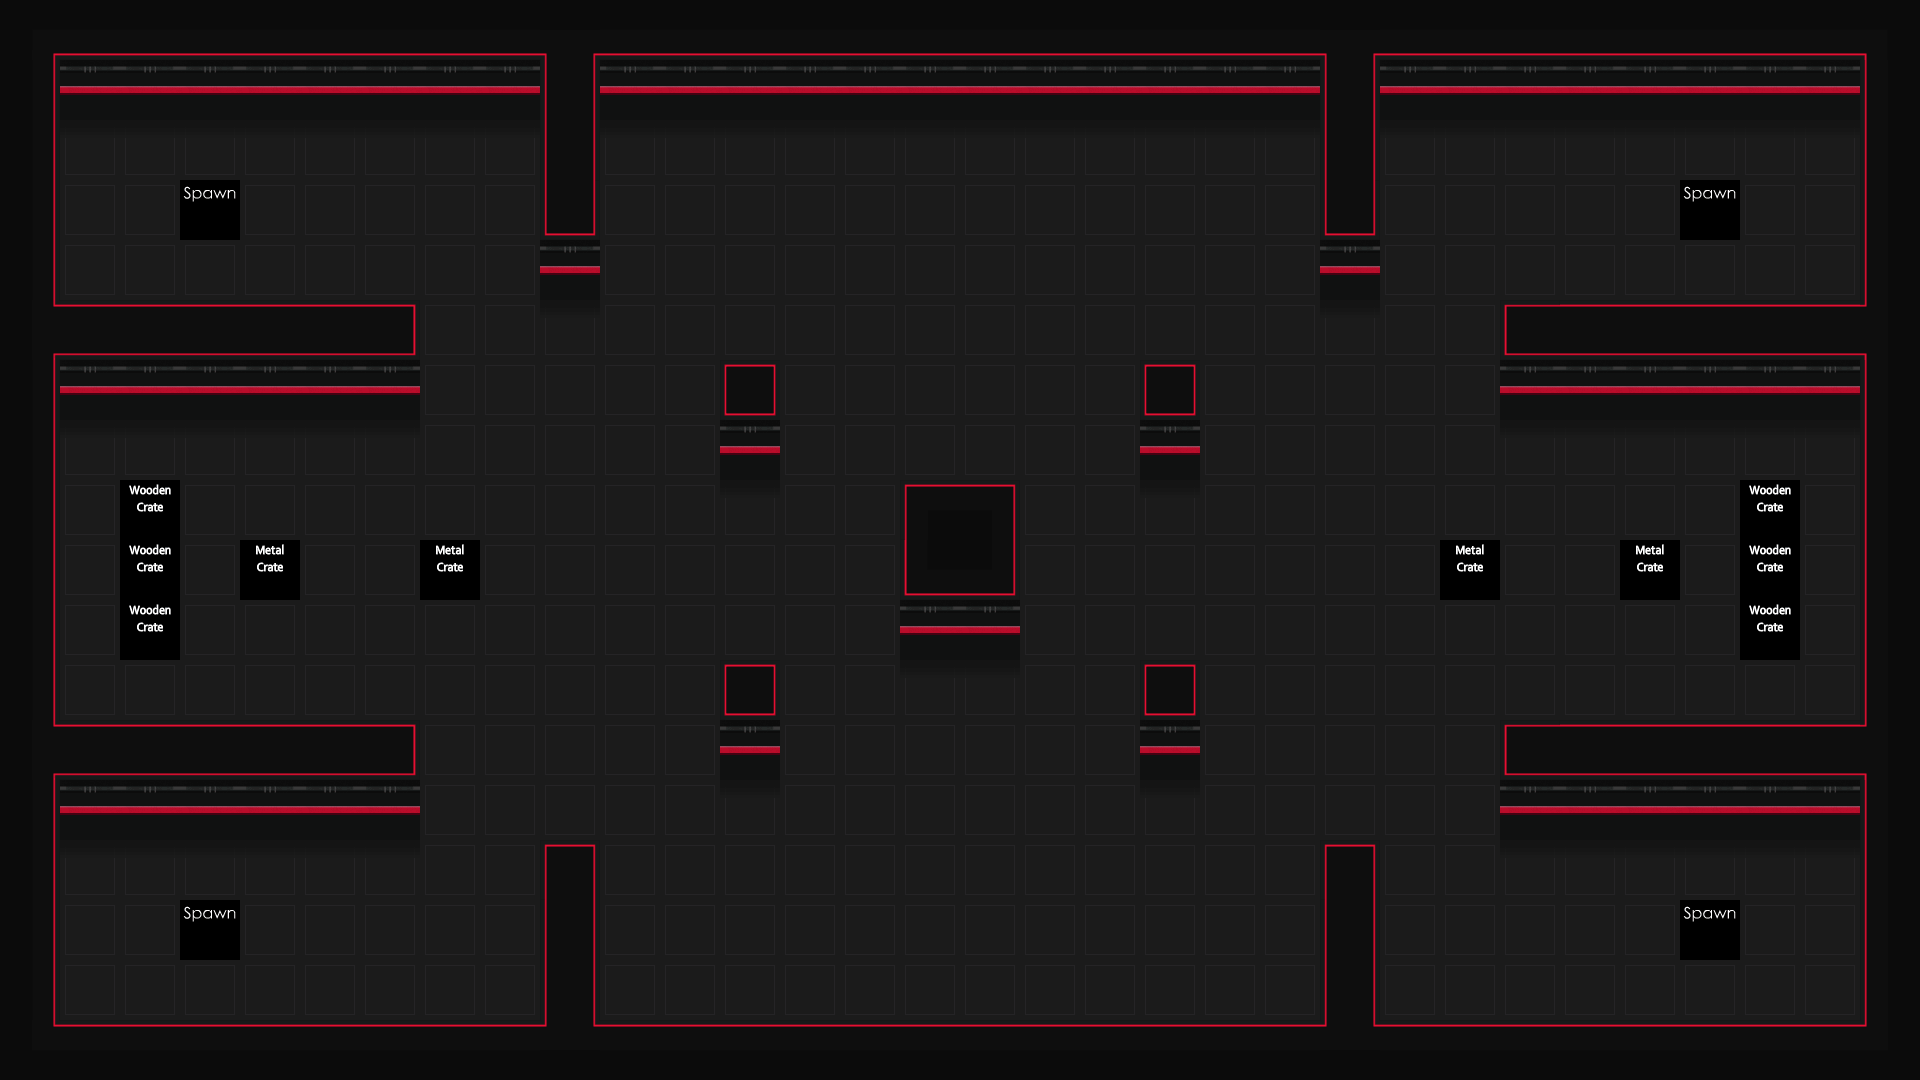

A level layout from a 2D game, rendered from its tile map. Below: a short description, then the map file with its tile-grid data intact:
An orthogonal 32x18 tile map with 60x60 px tiles, 3 tile layers (Water, Main, Meta).

<map version="1.0" orientation="orthogonal" width="32" height="18" tilewidth="60" tileheight="60">
 <tileset firstgid="1" name="ground" tilewidth="60" tileheight="60" spacing="2" margin="2">
  <image source="../img/map/TilemapOuya.png" width="1024" height="1024" />
 </tileset>
 <layer name="Water" width="32" height="18">
  <data encoding="csv">
0,0,0,0,0,0,0,0,0,0,0,0,0,0,0,0,0,0,0,0,0,0,0,0,0,0,0,0,0,0,0,0,
0,0,0,0,0,0,0,0,0,0,0,0,0,0,0,0,0,0,0,0,0,0,0,0,0,0,0,0,0,0,0,0,
0,0,0,0,0,0,0,0,0,0,0,0,0,0,0,0,0,0,0,0,0,0,0,0,0,0,0,0,0,0,0,0,
0,0,0,0,0,0,0,0,0,0,0,0,0,0,0,0,0,0,0,0,0,0,0,0,0,0,0,0,0,0,0,0,
0,0,0,0,0,0,0,0,0,0,0,0,0,0,0,0,0,0,0,0,0,0,0,0,0,0,0,0,0,0,0,0,
0,0,0,0,0,0,0,0,0,0,0,0,0,0,0,0,0,0,0,0,0,0,0,0,0,0,0,0,0,0,0,0,
0,0,0,0,0,0,0,0,0,0,0,0,0,0,0,0,0,0,0,0,0,0,0,0,0,0,0,0,0,0,0,0,
0,0,0,0,0,0,0,0,0,0,0,0,0,0,0,0,0,0,0,0,0,0,0,0,0,0,0,0,0,0,0,0,
0,0,0,0,0,0,0,0,0,0,0,0,0,0,0,0,0,0,0,0,0,0,0,0,0,0,0,0,0,0,0,0,
0,0,0,0,0,0,0,0,0,0,0,0,0,0,0,0,0,0,0,0,0,0,0,0,0,0,0,0,0,0,0,0,
0,0,0,0,0,0,0,0,0,0,0,0,0,0,0,0,0,0,0,0,0,0,0,0,0,0,0,0,0,0,0,0,
0,0,0,0,0,0,0,0,0,0,0,0,0,0,0,0,0,0,0,0,0,0,0,0,0,0,0,0,0,0,0,0,
0,0,0,0,0,0,0,0,0,0,0,0,0,0,0,0,0,0,0,0,0,0,0,0,0,0,0,0,0,0,0,0,
0,0,0,0,0,0,0,0,0,0,0,0,0,0,0,0,0,0,0,0,0,0,0,0,0,0,0,0,0,0,0,0,
0,0,0,0,0,0,0,0,0,0,0,0,0,0,0,0,0,0,0,0,0,0,0,0,0,0,0,0,0,0,0,0,
0,0,0,0,0,0,0,0,0,0,0,0,0,0,0,0,0,0,0,0,0,0,0,0,0,0,0,0,0,0,0,0,
0,0,0,0,0,0,0,0,0,0,0,0,0,0,0,0,0,0,0,0,0,0,0,0,0,0,0,0,0,0,0,0,
0,0,0,0,0,0,0,0,0,0,0,0,0,0,0,0,0,0,0,0,0,0,0,0,0,0,0,0,0,0,0,0
</data>
 </layer>
 <layer name="Main" width="32" height="18">
  <data encoding="csv">
113,95,95,95,95,95,95,95,95,104,95,95,95,95,95,95,95,95,95,95,95,95,104,95,95,95,95,95,95,95,95,112,
97,50,50,50,50,50,50,50,50,122,50,50,50,50,50,50,50,50,50,50,50,50,122,50,50,50,50,50,50,50,50,96,
97,167,167,167,167,167,167,167,167,122,167,167,167,167,167,167,167,167,167,167,167,167,122,167,167,167,167,167,167,167,167,96,
97,159,159,159,159,159,159,159,159,108,159,159,159,159,159,159,159,159,159,159,159,159,108,159,159,159,159,159,159,159,159,96,
97,159,159,159,159,159,159,159,159,50,159,159,159,159,159,159,159,159,159,159,159,159,50,159,159,159,159,159,159,159,159,96,
106,121,121,121,121,121,110,159,159,167,159,159,159,159,159,159,159,159,159,159,159,159,167,159,159,109,121,121,121,121,121,105,
97,50,50,50,50,50,50,159,159,159,159,159,123,159,159,159,159,159,159,123,159,159,159,159,159,50,50,50,50,50,50,96,
97,167,167,167,167,167,167,159,159,159,159,159,50,159,159,159,159,159,159,50,159,159,159,159,159,167,167,167,167,167,167,96,
97,159,159,159,159,159,159,159,159,159,159,159,167,159,159,101,103,159,159,167,159,159,159,159,159,159,159,159,159,159,159,96,
97,159,159,159,159,159,159,159,159,159,159,159,159,159,159,99,100,159,159,159,159,159,159,159,159,159,159,159,159,159,159,96,
97,159,159,159,159,159,159,159,159,159,159,159,159,159,159,50,50,159,159,159,159,159,159,159,159,159,159,159,159,159,159,96,
97,159,159,159,159,159,159,159,159,159,159,159,123,159,159,167,167,159,159,123,159,159,159,159,159,159,159,159,159,159,159,96,
106,121,121,121,121,121,110,159,159,159,159,159,50,159,159,159,159,159,159,50,159,159,159,159,159,109,121,121,121,121,121,105,
97,50,50,50,50,50,50,159,159,159,159,159,167,159,159,159,159,159,159,167,159,159,159,159,159,50,50,50,50,50,50,96,
97,167,167,167,167,167,167,159,159,111,159,159,159,159,159,159,159,159,159,159,159,159,111,159,159,167,167,167,167,167,167,96,
97,159,159,159,159,159,159,159,159,122,159,159,159,159,159,159,159,159,159,159,159,159,122,159,159,159,159,159,159,159,159,96,
97,159,159,159,159,159,159,159,159,122,159,159,159,159,159,159,159,159,159,159,159,159,122,159,159,159,159,159,159,159,159,96,
115,98,98,98,98,98,98,98,98,107,98,98,98,98,98,98,98,98,98,98,98,98,107,98,98,98,98,98,98,98,98,114
</data>
 </layer>
 <layer name="Meta" width="32" height="18">
  <data encoding="csv">
0,0,0,0,0,0,0,0,0,0,0,0,0,0,0,0,0,0,0,0,0,0,0,0,0,0,0,0,0,0,0,0,
0,0,0,0,0,0,0,0,0,0,0,0,0,0,0,0,0,0,0,0,0,0,0,0,0,0,0,0,0,0,0,0,
0,0,0,0,0,0,0,0,0,0,0,0,0,0,0,0,0,0,0,0,0,0,0,0,0,0,0,0,0,0,0,0,
0,0,0,157,0,0,0,0,0,0,0,0,0,0,0,0,0,0,0,0,0,0,0,0,0,0,0,0,157,0,0,0,
0,0,0,0,0,0,0,0,0,0,0,0,0,0,0,0,0,0,0,0,0,0,0,0,0,0,0,0,0,0,0,0,
0,0,0,0,0,0,0,0,0,0,0,0,0,0,0,0,0,0,0,0,0,0,0,0,0,0,0,0,0,0,0,0,
0,0,0,0,0,0,0,0,0,0,0,0,0,0,0,0,0,0,0,0,0,0,0,0,0,0,0,0,0,0,0,0,
0,0,0,0,0,0,0,0,0,0,0,0,0,0,0,0,0,0,0,0,0,0,0,0,0,0,0,0,0,0,0,0,
0,0,160,0,0,0,0,0,0,0,0,0,0,0,0,0,0,0,0,0,0,0,0,0,0,0,0,0,0,160,0,0,
0,0,160,0,161,0,0,161,0,0,0,0,0,0,0,0,0,0,0,0,0,0,0,0,161,0,0,161,0,160,0,0,
0,0,160,0,0,0,0,0,0,0,0,0,0,0,0,0,0,0,0,0,0,0,0,0,0,0,0,0,0,160,0,0,
0,0,0,0,0,0,0,0,0,0,0,0,0,0,0,0,0,0,0,0,0,0,0,0,0,0,0,0,0,0,0,0,
0,0,0,0,0,0,0,0,0,0,0,0,0,0,0,0,0,0,0,0,0,0,0,0,0,0,0,0,0,0,0,0,
0,0,0,0,0,0,0,0,0,0,0,0,0,0,0,0,0,0,0,0,0,0,0,0,0,0,0,0,0,0,0,0,
0,0,0,0,0,0,0,0,0,0,0,0,0,0,0,0,0,0,0,0,0,0,0,0,0,0,0,0,0,0,0,0,
0,0,0,157,0,0,0,0,0,0,0,0,0,0,0,0,0,0,0,0,0,0,0,0,0,0,0,0,157,0,0,0,
0,0,0,0,0,0,0,0,0,0,0,0,0,0,0,0,0,0,0,0,0,0,0,0,0,0,0,0,0,0,0,0,
0,0,0,0,0,0,0,0,0,0,0,0,0,0,0,0,0,0,0,0,0,0,0,0,0,0,0,0,0,0,0,0
</data>
 </layer>
</map>
